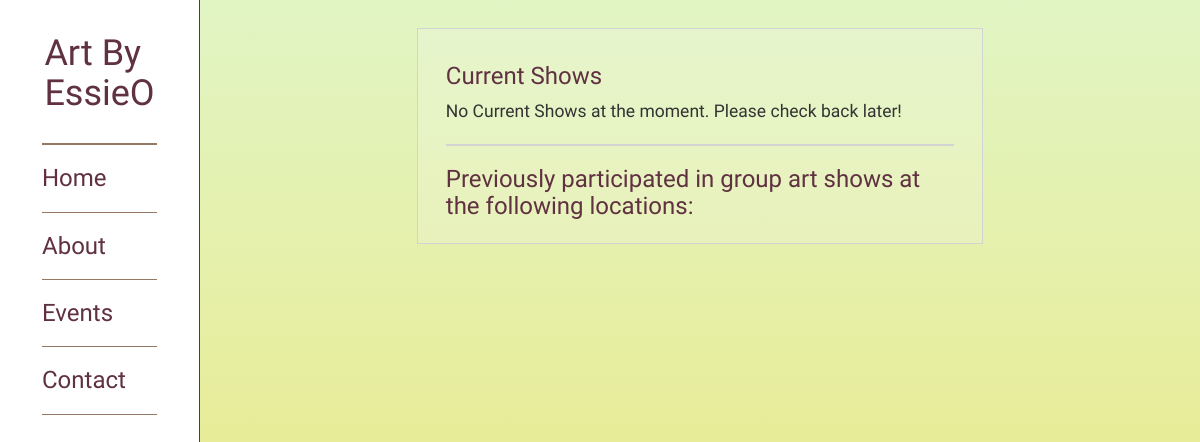
Page /events/ on the earlier database version.
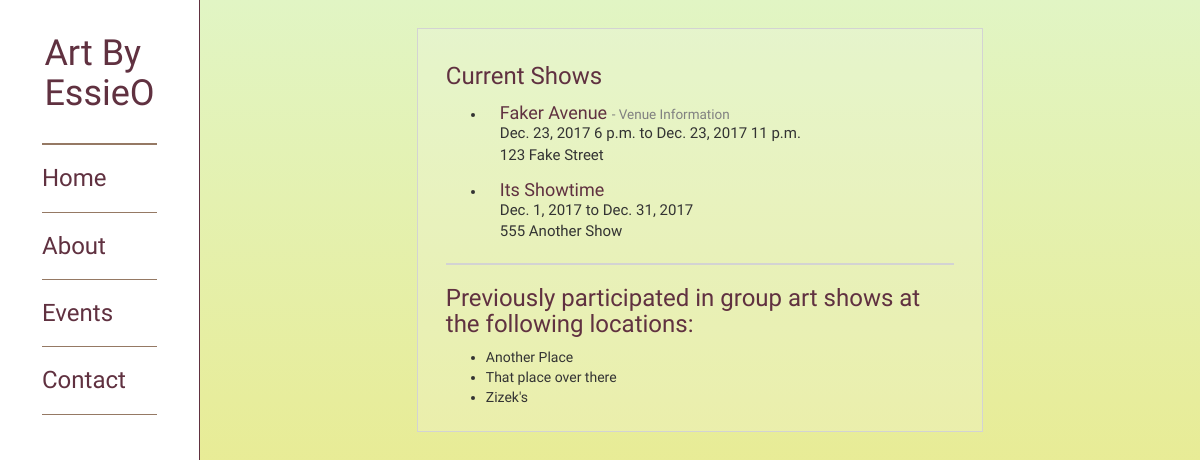
Same page on the later database version.
### events/models.py (models this page shows, shortened)
class CurrentShow(models.Model):
    address = models.CharField(max_length=255, blank=True)
    venue_name = models.CharField(max_length=255)
    created_date = models.DateTimeField(auto_now_add=True)
    start_date = models.DateField(blank=True, null=True)
    start_time = models.TimeField(blank=True, null=True)
    end_date = models.DateField(blank=True, null=True)
    end_time = models.TimeField(blank=True, null=True)
    url = models.URLField(blank=True, null=True)
    show_image = models.ImageField(upload_to='shows/', blank=True, null=True)
    class Meta(object):
        verbose_name_plural = "Current Shows"

class PreviousVenue(models.Model):
    venue_name = models.CharField(max_length=255, unique=True)
    created_date = models.DateTimeField(auto_now_add=True)
    class Meta(object):
        ordering = ['venue_name']
        verbose_name_plural = "Previous Venues"

### events/views.py (the view)
def eventsView(request):
    current_shows = CurrentShow.objects.order_by('end_date')
    previous_venues = PreviousVenue.objects.order_by('venue_name')
    return render(request, 'events.html', {'currentShows' : current_shows, 'previousVenues': previous_venues})

### events/templates/events.html (shortened to what this page needs)
{% extends 'base.html' %}
{% block eventActive %}nav-active{% endblock %}
{% load staticfiles %}
    {% block pagecontent %}
    <div class="">
        <div class="">
            <div class="transparent-well event-column">
                <h3>Current Shows</h3>
                {% if currentShows %}
                <ul>
                    {% for currentShow in currentShows %}
                    <li>
                        <div class='show-info'>
                            {% if currentShow.url %}
                                <h4>{{ currentShow.venue_name }} <small> - <a href="{{currentShow.url}}" target="_blank">Venue Information</a></small></h4>
                                {% else %}
                                <h4>{{ currentShow.venue_name }}</h4>
                            {% endif %}
                            <p>
                                {{ currentShow.start_date|default:""}} {{currentShow.start_time|default:""}} to {{currentShow.end_date|default:""}} {{currentShow.end_time|default:""}}
                            </p>
                            <p>{{ currentShow.address }}</p>
                        </div>
                    </li>
                    {% endfor %}
                </ul>
                {% else %}
                <p>No Current Shows at the moment. Please check back later!</p>
                {% endif %}
                <hr style="border:1px solid lightgrey">
                <h3>Previously participated in group art shows at the following locations:</h3>
                <ul>
                    {% for previousVenue in previousVenues %}
                    <li>{{ previousVenue.venue_name }}</li>
                    {% endfor %}
                </ul>
            </div>
        </div>
    </div>
    {% endblock %}

### templates/base.html (shortened to what this page needs)
<!DOCTYPE html>
<html lang="en">
    {% load staticfiles %}
<head>
    <link rel="stylesheet" href="https://maxcdn.bootstrapcdn.com/bootstrap/3.3.7/css/bootstrap.min.css"
>
    <link rel="stylesheet" href="https://maxcdn.bootstrapcdn.com/bootstrap/3.3.7/css/bootstrap-theme.min.css"
>
    <link rel="stylesheet" href="{% static 'css/lightbox.min.css' %}">
    <link rel="stylesheet" href="{% static 'css/base.css' %}">
</head>
<body class="">
    <div id="sidebar" class="col-md-2 col-sm-3 text-center">
        <div id='page-header' class="text-left">
                <a href="/"><h1>Art By<br>EssieO</h1></a>
        </div>
        <hr class='sidebar-divider'>
        <div id="navbar" class='text-left'>
            <ul>
                <li>
                    <a class="{% block artActive %} {% endblock %}" href="{% url 'art' %}"><h3>Home</h3></a>
                </li>
                <li>
                    <a class="{% block aboutActive %} {% endblock %}" href="{% url 'about' %}"><h3>About</h3></a>
                </li>
                <li>
                    <a class="{% block eventActive %} {% endblock %}" href="{% url 'events' %}"><h3>Events</h3></a>
                </li>
                <li>
                    <a class="{% block contactActive %} {% endblock %}" href="{% url 'contact' %}"><h3>Contact</h3></a>
                </li>
            </ul>
        </div>
    </div>
    <div id="main-view" class="col-md-10 col-sm-9 col-xs-12">
        {% block pagecontent %} {% endblock %}
    </div>
</body>
</html>

### src/css/base.css (style rules this page uses)
html, body { font-family: 'Ubuntu', sans-serif; height:100%; }
#sidebar { height:100%; }
body { background: #EDE574; background: -webkit-linear-gradient(to bottom, #E1F5C4, #EDE574); background: linear-gradient(to bottom, #E1F5C4, #EDE574); display: table; width:100%; }
p { font-size: 1.25em; }
.nav-active { color:C7AA74; }
#page-header { display: inline-block; }
.sidebar-divider { border: 1px solid #957964; }
#sidebar { background-color: white; display:inline-block; padding:1em 3em; height:100%; border-right: #603140 1px solid; }
#sidebar h3 { margin-bottom: 20px; }
#sidebar a, h3,h4,h2,h1 { color:#603140; }
#sidebar ul { list-style-type: none; padding: 0; }
#sidebar ul li { margin-top:1em; border-bottom: 1px solid #957964; }
#main-view { display:inline-block; height:100%; padding: 2em; overflow:auto; }
.transparent-well { background: rgba(245, 245, 245, 0.2); padding:1em 2em; }
.show-info h4 { margin:0; }
.show-info p { margin:0; font-size:15px; }
.show-info { margin:1em; }
.show-info small, .show-info a { color:grey; }
.event-column { border: 1px solid lightgrey; padding:1em 2em; width:60%; margin: 0 auto; }

Differences in the rows shown:
added CurrentShow: venue_name "Faker Avenue", start_date "Dec. 23, 2017", start_time "6 p.m.", end_date "Dec. 23, 2017", end_time "11 p.m.", address "123 Fake Street"
added CurrentShow: venue_name "Its Showtime", start_date "Dec. 1, 2017", end_date "Dec. 31, 2017", address "555 Another Show"
added PreviousVenue: venue_name "Another Place"
added PreviousVenue: venue_name "That place over there"
added PreviousVenue: venue_name "Zizek's"
Other differences:
text no longer shown: "No Current Shows at the moment. Please check back later!"
